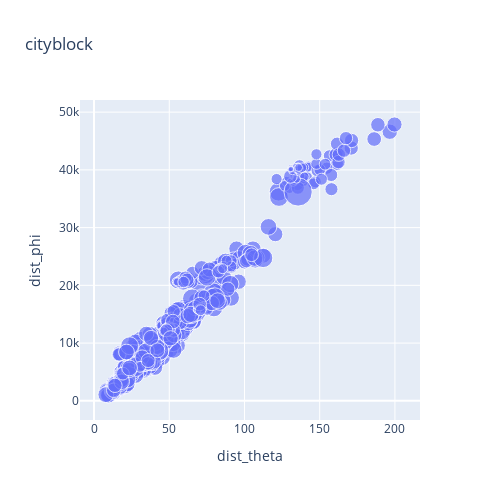

Notebook code cell kept with this figure:
### Code cell
px.scatter(X, 'dist_theta', 'dist_phi', title=dist_metric, size='gravity', width=500, height=500, hover_data=['label_x','label_y'])

### Figure 1 — Plotly figure (JSON) as saved in the notebook; plotly's stock layout.template omitted (floating-point values rounded to 4 significant figures; data arrays with more than 128 entries replaced by an {"elided": "..."} marker saying what was removed)
{"data": [{"customdata": {"elided": "780x2 str values"}, "hovertemplate": "dist_theta=%{x}<br>dist_phi=%{y}<br>gravity=%{marker.size}<br>label_x=%{customdata[0]}<br>label_y=%{customdata[1]}<extra></extra>", "legendgroup": "", "marker": {"color": "#636efa", "size": {"elided": "780 float values"}, "sizemode": "area", "sizeref": 0.002182, "symbol": "circle"}, "mode": "markers", "name": "", "orientation": "v", "showlegend": false, "type": "scatter", "x": {"elided": "780 float values"}, "xaxis": "x", "y": {"elided": "780 float values"}, "yaxis": "y"}], "layout": {"height": 500, "legend": {"itemsizing": "constant", "tracegroupgap": 0}, "title": {"text": "cityblock"}, "width": 500, "xaxis": {"anchor": "y", "autorange": true, "domain": [0, 1], "range": [-9.324, 216.7], "title": {"text": "dist_theta"}, "type": "linear"}, "yaxis": {"anchor": "x", "autorange": true, "domain": [0, 1], "range": [-3324.0, 52100.0], "title": {"text": "dist_phi"}, "type": "linear"}}}
